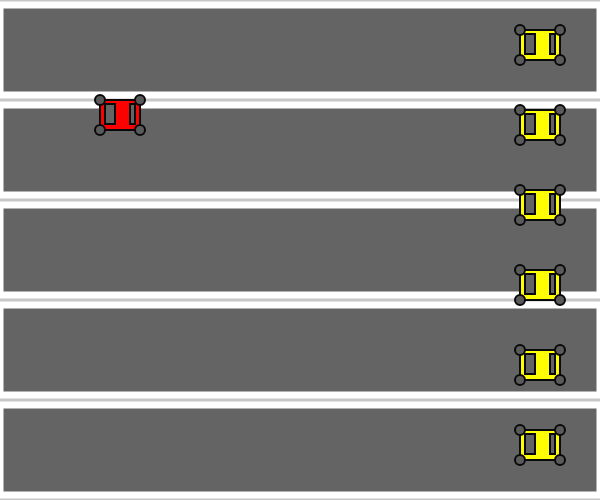
Frame 1 (no input)
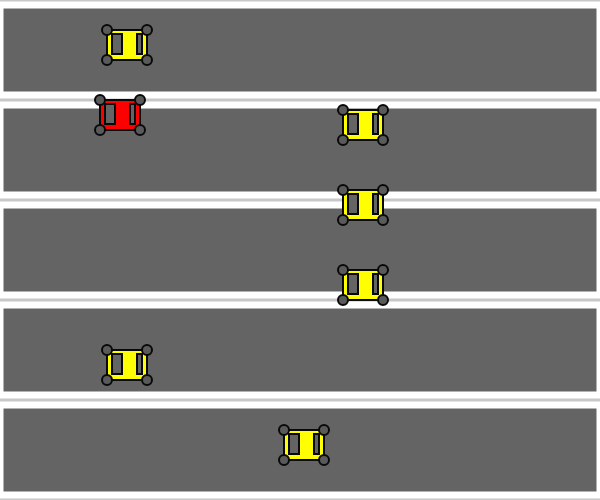
Frame 60 (no input)
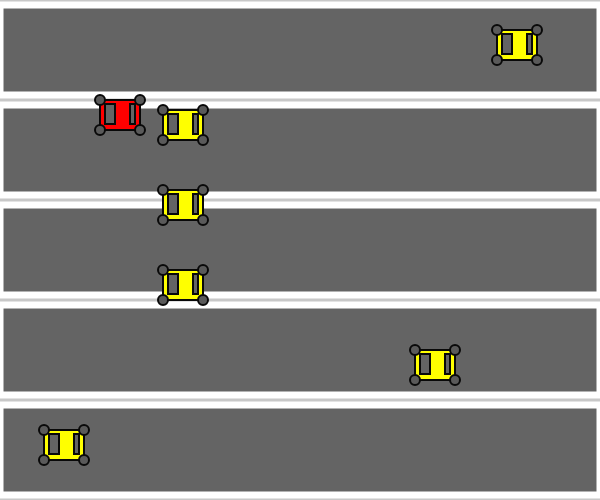
Frame 120 (the mouse pressed at the canvas centre since frame 60)

The p5.js sketch that drew these frames (run headless with seeded random() and noise() and a simulated clock; from frame 60 on, the mouse is pressed at the canvas centre):

// p5.js sketch
// ── sketch.js
let allCars = [];
let cars = new Cars(50);
let object = new MainCar(100,100);

function setup() {
  createCanvas(600, 500);

    let y = 30;
  for (let i = 0; i < 6; i++) {
    allCars.push(new Cars(y));
    y += 80;
  }

}

function draw() {
  background(200);

  lines(5);
  object.display();

  for (let i = 0; i < 6; i++) {
    allCars[i].display();
    allCars[i].crash(object);
  }
  


  
  
}





function lines(y) {
  for (let i = 0; i < 5; i++) {
    fill(100);
    stroke(255);
    strokeWeight(7);
    rect(00, y, 600, 90);
    y += 100;
  }
 }

// ── Cars.js
class Cars {
    
    constructor(y) {
        this.x = 520;
        this.y = y;
        this.length = 30;
        this.speed = Math.floor(Math.random() * 5)+3;
    }

    display() {
        strokeWeight(2);
        stroke(9);
        rectMode(CORNER);
        fill(255,255,0);
        rect(this.x, this.y, this.length+10, this.length);
        fill(90);
        circle(this.x, this.y, 10);
        circle(this.x + 40, this.y, 10);
        circle(this.x, this.y+30, 10);
        circle(this.x + 40, this.y + 30, 10);
        fill(100);
        rect(this.x + 5, this.y + 4, 10, 20);
        rect(this.x + 30, this.y + 4, 5, 20);
        this.movement();
    }

    movement() {
        this.x -= this.speed;
        
        if (this.x < -20) {
            this.x = 620
            this.speed = Math.floor(Math.random() * 5) + 3;
        }
        
    }

    crash(ref) {
        if (dist(ref.getX(), ref.getY(), this.x, this.y) < ref.getLength()) {
            ref.setY(250);
            ref.setX(0);
        }
        
    }

    getX() {
        return this.x;
    }
    
    getY() {
        return this.y;
    }


}
// ── MainCar.js
class MainCar {
    
    constructor(x,y){
        this.x = x;
        this.y = y;
        this.length = 30;
    }

    display() {
        strokeWeight(2);
        stroke(9);
        rectMode(CORNER);
        fill(255,0,0);
        rect(this.x, this.y, this.length+10, this.length);
        fill(90);
        circle(this.x, this.y, 10);
        circle(this.x + 40, this.y, 10);
        circle(this.x, this.y+30, 10);
        circle(this.x + 40, this.y + 30, 10);
        fill(100);
        rect(this.x + 5, this.y + 4, 10, 20);
        rect(this.x + 30, this.y + 4, 5, 20);
        this.movement();
    }

    movement() {
         if (this.x > 600) {
            this.x = 600;
        }

        if (this.x < 0) {
            this.x = 0;
        }

        //Movement
        if (keyCode === LEFT_ARROW) {
            this.x -= 2;
        } else if (keyCode === RIGHT_ARROW) {
            this.x += 2;
        }
        

         if (this.y > 500) {
            this.y = 500;
        }

        if (this.y < 0) {
            this.y = 0;
        }
        //Movement
        if (keyCode === UP_ARROW) {
            this.y -= 2;
        } else if (keyCode === DOWN_ARROW) {
            this.y += 2;
        } 
    }
    
     getX() {
        return this.x;
    }
    
    getY() {
        return this.y;
    }
    
    getLength() {
        return this.length;
    }

    setX(x) {
        this.x = x;
    }

    setY(y) {
        this.y = y;
    }
    
    

}
